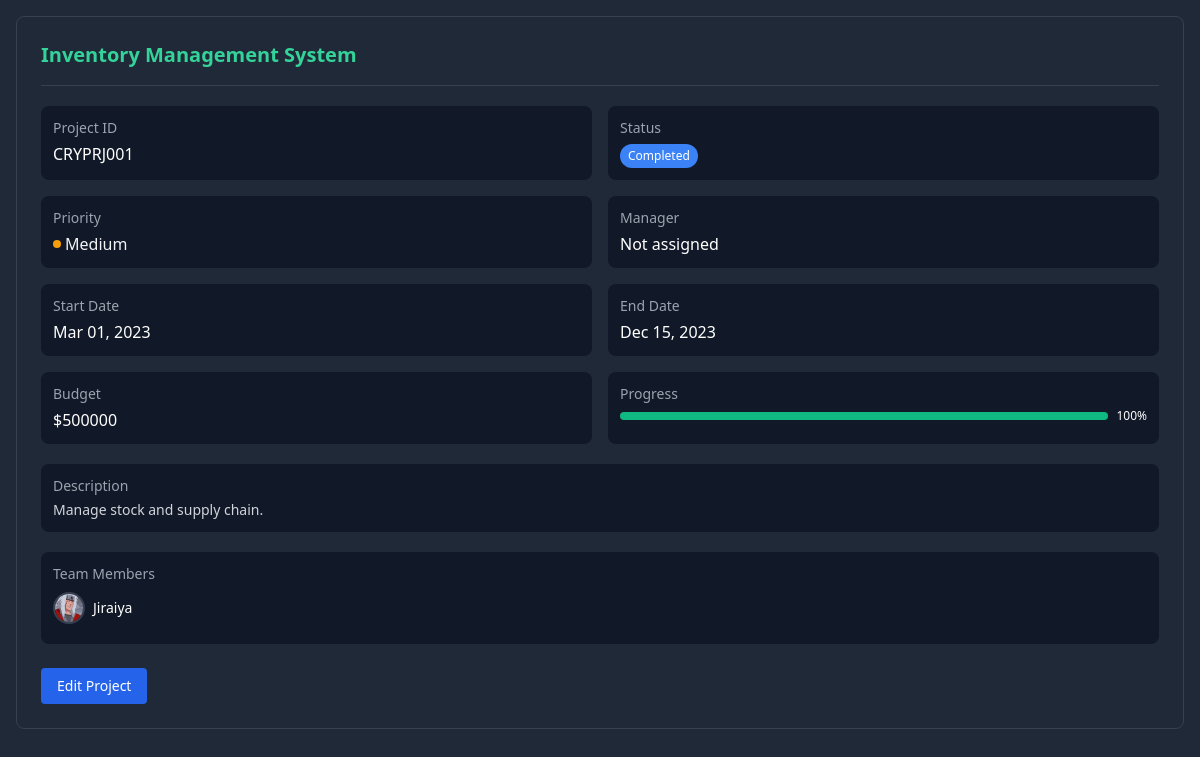
Screenshot of /employeeProfile/project_modal_content.php?id=CRYPRJ001 (signed in) with the database file from the repository.
### tables this page shows
CREATE TABLE `project` (
  `project_id` varchar(255) NOT NULL,
  `project_name` varchar(255) DEFAULT NULL,
  `project_descp` varchar(100) DEFAULT NULL,
  `project_start_date` timestamp NULL DEFAULT CURRENT_TIMESTAMP,
  `project_end_date` timestamp NULL DEFAULT NULL,
  `project_budget` varchar(255) DEFAULT NULL,
  `project_profit` varchar(255) DEFAULT NULL,
  `project_progress` int DEFAULT NULL,
  `project_rating` float DEFAULT NULL,
  `project_status` varchar(255) DEFAULT NULL,
  `project_priority` varchar(255) NOT NULL,
  `category` varchar(255) NOT NULL,
  `project_alloc_mag` varchar(255) DEFAULT NULL,
  `project_alloc_cmp` varchar(255) DEFAULT NULL,
  `project_alloc_emp` varchar(255) DEFAULT NULL,
  `created_at` timestamp NULL DEFAULT CURRENT_TIMESTAMP
);

CREATE TABLE `employee` (
  `emp_id` varchar(255) NOT NULL,
  `emp_name` varchar(255) NOT NULL,
  `emp_mail` varchar(255) NOT NULL,
  `emp_phone` varchar(15) NOT NULL,
  `emp_password` varchar(255) NOT NULL,
  `emp_gender` varchar(255) NOT NULL,
  `emp_profile` varchar(1000) NOT NULL,
  `emp_role` varchar(255) NOT NULL,
  `emp_dept` varchar(366) NOT NULL,
  `emp_exp` varchar(123) NOT NULL,
  `webD` int NOT NULL,
  `auto` int NOT NULL,
  `design` int NOT NULL,
  `verbal` int NOT NULL,
  `mag_id` varchar(255) DEFAULT NULL,
  `github` varchar(255) DEFAULT NULL,
  `linkedin` varchar(255) DEFAULT NULL,
  `x` varchar(255) DEFAULT NULL,
  `onLeave` int NOT NULL DEFAULT '0',
  `emp_join_date` datetime DEFAULT CURRENT_TIMESTAMP,
  `salary` int DEFAULT '0'
);

### employeeProfile/project_modal_content.php (the view, shortened to what this page needs)
<!DOCTYPE html>
<html lang="en">
<head>
    <link rel="stylesheet" href="https://cdnjs.cloudflare.com/ajax/libs/font-awesome/6.4.0/css/all.min.css">
    <link href="../src/output.css" rel="stylesheet">
    <link href="https://cdn.jsdelivr.net/npm/tailwindcss@2.2.19/dist/tailwind.min.css" rel="stylesheet">
</head>
<body class="w-full">
    <div class="modal-container w-full">
        <?php
        include "connection.php";
        $project_id = mysqli_real_escape_string($con, $_GET['id']);
        $query = "SELECT p.*, m.emp_name as manager_name
                FROM project p
                LEFT JOIN employee m ON p.project_alloc_mag = m.emp_id
                WHERE p.project_id = '$project_id'";
        $result = mysqli_query($con, $query);
        $project = mysqli_fetch_assoc($result);
        $team_query = "SELECT e.emp_id, e.emp_name, e.emp_profile
                    FROM employee e
                    WHERE e.emp_id IN (
                        SELECT project_alloc_emp FROM project WHERE project_id = '$project_id'
                    ) OR e.emp_id IN (
                        SELECT project_alloc_cmp FROM project WHERE project_id = '$project_id'
                    )
                    LIMIT 5";
        $team_result = mysqli_query($con, $team_query);
        $team_members = [];
        if ($team_result && mysqli_num_rows($team_result) > 0) {
            while ($member = mysqli_fetch_assoc($team_result)) {
                $team_members[] = $member;
            }
        }
        function getStatusBadge($status) {
            $color = 'gray';
            switch(strtolower($status)) {
                case 'completed':
                    $color = 'blue';
                    break;
            }
            return '<span class="inline-block bg-' . $color . '-500 text-white text-xs px-2 py-1 rounded-full">' . $status . '</span>';
        }
        function getPriorityIndicator($priority) {
            $color = 'gray';
            switch(strtolower($priority)) {
                case 'medium':
                    $color = 'yellow';
                    break;
            }
            return '<div class="flex items-center">
                        <span class="inline-block w-2 h-2 bg-' . $color . '-500 rounded-full mr-1"></span>
                        <span>' . $priority . '</span>
                    </div>';
        }
        $endDate = !empty($project['project_end_date']) ? date('M d, Y', strtotime($project['project_end_date'])) : 'Not specified';
        $startDate = !empty($project['project_start_date']) ? date('M d, Y', strtotime($project['project_start_date'])) : 'Not specified';
        ?>
        <div class="bg-gray-800 rounded-lg p-6 border border-gray-700 w-full max-w-full mx-auto">
            <div class="flex justify-between items-center mb-5 border-b border-gray-700 pb-4">
                <h3 class="text-xl font-bold text-green-400"><?php echo htmlspecialchars($project['project_name']); ?></h3>
            </div>
            <div class="grid grid-cols-1 md:grid-cols-2 gap-4 mb-5 w-full">
                <div class="bg-gray-900 p-3 rounded-lg">
                    <p class="text-gray-400 text-sm mb-1">Project ID</p>
                    <p class="font-medium text-white"><?php echo htmlspecialchars($project['project_id']); ?></p>
                </div>
                <div class="bg-gray-900 p-3 rounded-lg">
                    <p class="text-gray-400 text-sm mb-1">Status</p>
                    <div><?php echo getStatusBadge($project['project_status']); ?></div>
                </div>
                <div class="bg-gray-900 p-3 rounded-lg">
                    <p class="text-gray-400 text-sm mb-1">Priority</p>
                    <div><?php echo getPriorityIndicator($project['project_priority']); ?></div>
                </div>
                <div class="bg-gray-900 p-3 rounded-lg">
                    <p class="text-gray-400 text-sm mb-1">Manager</p>
                    <p class="font-medium text-white"><?php echo !empty($project['manager_name']) ? htmlspecialchars($project['manager_name']) : 'Not assigned'; ?></p>
                </div>
                <div class="bg-gray-900 p-3 rounded-lg">
                    <p class="text-gray-400 text-sm mb-1">Start Date</p>
                    <p class="font-medium text-white"><?php echo $startDate; ?></p>
                </div>
                <div class="bg-gray-900 p-3 rounded-lg">
                    <p class="text-gray-400 text-sm mb-1">End Date</p>
                    <p class="font-medium text-white"><?php echo $endDate; ?></p>
                </div>
                <div class="bg-gray-900 p-3 rounded-lg">
                    <p class="text-gray-400 text-sm mb-1">Budget</p>
                    <p class="font-medium text-white"><?php echo !empty($project['project_budget']) ? '$' . htmlspecialchars($project['project_budget']) : 'Not specified'; ?></p>
                </div>
                <div class="bg-gray-900 p-3 rounded-lg">
                    <p class="text-gray-400 text-sm mb-1">Progress</p>
                    <div class="flex items-center">
                        <div class="w-full bg-gray-700 rounded-full overflow-hidden mr-2">
                            <div class="bg-green-500 h-2" style="width: <?php echo (int)$project['project_progress']; ?>%"></div>
                        </div>
                        <span class="text-xs text-white"><?php echo (int)$project['project_progress']; ?>%</span>
                    </div>
                </div>
            </div>
            <div class="bg-gray-900 p-3 rounded-lg mb-5 w-full">
                <p class="text-gray-400 text-sm mb-1">Description</p>
                <p class="text-sm text-gray-300"><?php echo htmlspecialchars($project['project_descp']); ?></p>
            </div>
            <div class="bg-gray-900 p-3 rounded-lg mb-5 w-full">
                <p class="text-gray-400 text-sm mb-2">Team Members</p>
                <div class="flex flex-wrap items-center">
                    <?php if(count($team_members) > 0): ?>
                        <?php foreach($team_members as $index => $member): ?>
                            <?php if($index < 4): ?>
                                <div class="flex items-center mr-4 mb-2">
                                    <?php if(!empty($member['emp_profile'])): ?>
                                        <img src="<?php echo htmlspecialchars($member['emp_profile']); ?>" alt="<?php echo htmlspecialchars($member['emp_name']); ?>" class="w-8 h-8 rounded-full border-2 border-gray-700">
                                    <?php else: ?>
                                        <div class="w-8 h-8 rounded-full bg-blue-500 border-2 border-gray-700 flex items-center justify-center text-xs text-white">
                                            <?php echo strtoupper(substr($member['emp_name'], 0, 1)); ?>
                                        </div>
                                    <?php endif; ?>
                                    <span class="ml-2 text-sm text-white"><?php echo htmlspecialchars($member['emp_name']); ?></span>
                                </div>
                            <?php endif; ?>
                        <?php endforeach; ?>
                    <?php else: ?>
                        <p class="text-sm text-gray-400">No team members assigned</p>
                    <?php endif; ?>
                </div>
            </div>
            <div class="flex space-x-3 mt-6 w-full">
                <a href="update.php" class="bg-blue-600 hover:bg-blue-700 px-4 py-2 rounded text-sm font-medium text-white">Edit Project</a>
            </div>
        </div>
    </div>
</body>
</html>

### employeeProfile/project_modal_content.php (style rules this page uses)
body { background-color: #1f2937; color: #f3f4f6; }
.modal-container { min-height: 100vh; padding: 1rem; width: 100%; }

### rows the page displays
project: project_name "Inventory Management System", project_id "CRYPRJ001", project_status "Completed", project_priority "Medium", project_start_date "Mar 01, 2023", project_end_date "Dec 15, 2023", project_budget "500000", project_progress "100", project_descp "Manage stock and supply chain."
employee: emp_profile (picture), emp_name "Jiraiya"
